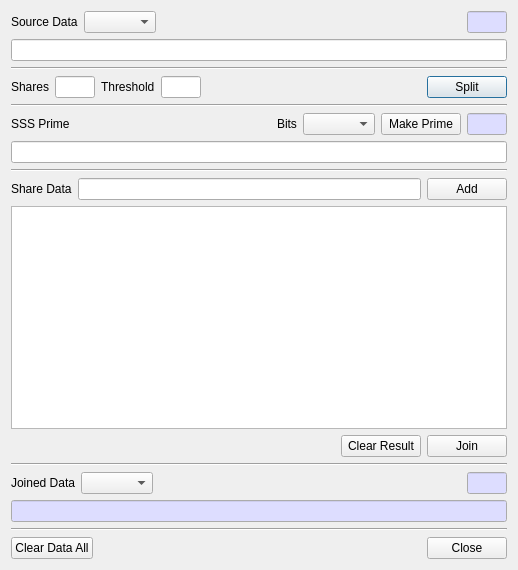
<?xml version="1.0" encoding="UTF-8"?>
<ui version="4.0">
 <class>SSSDlg</class>
 <widget class="QDialog" name="SSSDlg">
  <property name="geometry">
   <rect>
    <x>0</x>
    <y>0</y>
    <width>518</width>
    <height>570</height>
   </rect>
  </property>
  <property name="windowTitle">
   <string>Shamir Secret Sharing Scheme</string>
  </property>
  <layout class="QVBoxLayout" name="verticalLayout">
   <item>
    <layout class="QGridLayout" name="gridLayout">
     <item row="0" column="0">
      <widget class="QLabel" name="label_2">
       <property name="text">
        <string>Source Data</string>
       </property>
      </widget>
     </item>
     <item row="0" column="4">
      <spacer name="horizontalSpacer">
       <property name="orientation">
        <enum>Qt::Horizontal</enum>
       </property>
       <property name="sizeHint" stdset="0">
        <size>
         <width>40</width>
         <height>20</height>
        </size>
       </property>
      </spacer>
     </item>
     <item row="0" column="5">
      <widget class="QLineEdit" name="mSrcLenText">
       <property name="maximumSize">
        <size>
         <width>40</width>
         <height>16777215</height>
        </size>
       </property>
       <property name="palette">
        <palette>
         <active>
          <colorrole role="Base">
           <brush brushstyle="SolidPattern">
            <color alpha="255">
             <red>221</red>
             <green>221</green>
             <blue>255</blue>
            </color>
           </brush>
          </colorrole>
         </active>
         <inactive>
          <colorrole role="Base">
           <brush brushstyle="SolidPattern">
            <color alpha="255">
             <red>221</red>
             <green>221</green>
             <blue>255</blue>
            </color>
           </brush>
          </colorrole>
         </inactive>
         <disabled>
          <colorrole role="Base">
           <brush brushstyle="SolidPattern">
            <color alpha="255">
             <red>240</red>
             <green>240</green>
             <blue>240</blue>
            </color>
           </brush>
          </colorrole>
         </disabled>
        </palette>
       </property>
       <property name="readOnly">
        <bool>true</bool>
       </property>
      </widget>
     </item>
     <item row="0" column="1">
      <widget class="QComboBox" name="mSrcTypeCombo"/>
     </item>
    </layout>
   </item>
   <item>
    <widget class="QLineEdit" name="mSrcText"/>
   </item>
   <item>
    <widget class="Line" name="line_3">
     <property name="orientation">
      <enum>Qt::Horizontal</enum>
     </property>
    </widget>
   </item>
   <item>
    <layout class="QGridLayout" name="gridLayout_6">
     <property name="topMargin">
      <number>0</number>
     </property>
     <item row="0" column="1">
      <widget class="QLineEdit" name="mSharesText">
       <property name="maximumSize">
        <size>
         <width>40</width>
         <height>16777215</height>
        </size>
       </property>
      </widget>
     </item>
     <item row="0" column="5">
      <widget class="QPushButton" name="mSplitBtn">
       <property name="text">
        <string>Split</string>
       </property>
      </widget>
     </item>
     <item row="0" column="2">
      <widget class="QLabel" name="label_4">
       <property name="text">
        <string>Threshold</string>
       </property>
      </widget>
     </item>
     <item row="0" column="3">
      <widget class="QLineEdit" name="mThresholdText">
       <property name="maximumSize">
        <size>
         <width>40</width>
         <height>16777215</height>
        </size>
       </property>
      </widget>
     </item>
     <item row="0" column="0">
      <widget class="QLabel" name="label_3">
       <property name="text">
        <string>Shares</string>
       </property>
      </widget>
     </item>
     <item row="0" column="4">
      <spacer name="horizontalSpacer_2">
       <property name="orientation">
        <enum>Qt::Horizontal</enum>
       </property>
       <property name="sizeHint" stdset="0">
        <size>
         <width>40</width>
         <height>20</height>
        </size>
       </property>
      </spacer>
     </item>
    </layout>
   </item>
   <item>
    <widget class="Line" name="line_5">
     <property name="orientation">
      <enum>Qt::Horizontal</enum>
     </property>
    </widget>
   </item>
   <item>
    <layout class="QGridLayout" name="gridLayout_2">
     <property name="topMargin">
      <number>0</number>
     </property>
     <item row="0" column="1">
      <spacer name="horizontalSpacer_6">
       <property name="orientation">
        <enum>Qt::Horizontal</enum>
       </property>
       <property name="sizeHint" stdset="0">
        <size>
         <width>40</width>
         <height>20</height>
        </size>
       </property>
      </spacer>
     </item>
     <item row="0" column="3">
      <widget class="QComboBox" name="mPrimeBitsCombo"/>
     </item>
     <item row="0" column="5">
      <widget class="QLineEdit" name="mPrimeLenText">
       <property name="minimumSize">
        <size>
         <width>40</width>
         <height>0</height>
        </size>
       </property>
       <property name="maximumSize">
        <size>
         <width>40</width>
         <height>16777215</height>
        </size>
       </property>
       <property name="palette">
        <palette>
         <active>
          <colorrole role="Base">
           <brush brushstyle="SolidPattern">
            <color alpha="255">
             <red>221</red>
             <green>221</green>
             <blue>255</blue>
            </color>
           </brush>
          </colorrole>
         </active>
         <inactive>
          <colorrole role="Base">
           <brush brushstyle="SolidPattern">
            <color alpha="255">
             <red>221</red>
             <green>221</green>
             <blue>255</blue>
            </color>
           </brush>
          </colorrole>
         </inactive>
         <disabled/>
        </palette>
       </property>
       <property name="readOnly">
        <bool>true</bool>
       </property>
      </widget>
     </item>
     <item row="0" column="4">
      <widget class="QPushButton" name="mMakePrimeBtn">
       <property name="text">
        <string>Make Prime</string>
       </property>
      </widget>
     </item>
     <item row="0" column="0">
      <widget class="QLabel" name="label_6">
       <property name="text">
        <string>SSS Prime</string>
       </property>
      </widget>
     </item>
     <item row="0" column="2">
      <widget class="QLabel" name="label_7">
       <property name="text">
        <string>Bits</string>
       </property>
      </widget>
     </item>
    </layout>
   </item>
   <item>
    <layout class="QGridLayout" name="gridLayout_8">
     <property name="topMargin">
      <number>0</number>
     </property>
     <item row="0" column="0">
      <widget class="QLineEdit" name="mPrimeText">
       <property name="minimumSize">
        <size>
         <width>0</width>
         <height>0</height>
        </size>
       </property>
       <property name="maximumSize">
        <size>
         <width>16777215</width>
         <height>16777215</height>
        </size>
       </property>
       <property name="maxLength">
        <number>32767</number>
       </property>
      </widget>
     </item>
    </layout>
   </item>
   <item>
    <widget class="Line" name="line_2">
     <property name="orientation">
      <enum>Qt::Horizontal</enum>
     </property>
    </widget>
   </item>
   <item>
    <layout class="QGridLayout" name="gridLayout_3">
     <property name="topMargin">
      <number>0</number>
     </property>
     <item row="0" column="2">
      <widget class="QPushButton" name="mAddBtn">
       <property name="text">
        <string>Add</string>
       </property>
      </widget>
     </item>
     <item row="0" column="0">
      <widget class="QLabel" name="label_5">
       <property name="text">
        <string>Share Data</string>
       </property>
      </widget>
     </item>
     <item row="0" column="1">
      <widget class="QLineEdit" name="mShareText"/>
     </item>
    </layout>
   </item>
   <item>
    <widget class="QTableWidget" name="mShareTable">
     <property name="contextMenuPolicy">
      <enum>Qt::CustomContextMenu</enum>
     </property>
    </widget>
   </item>
   <item>
    <layout class="QGridLayout" name="gridLayout_7">
     <property name="topMargin">
      <number>0</number>
     </property>
     <item row="0" column="2">
      <widget class="QPushButton" name="mJoinBtn">
       <property name="text">
        <string>Join</string>
       </property>
      </widget>
     </item>
     <item row="0" column="0">
      <spacer name="horizontalSpacer_5">
       <property name="orientation">
        <enum>Qt::Horizontal</enum>
       </property>
       <property name="sizeHint" stdset="0">
        <size>
         <width>40</width>
         <height>20</height>
        </size>
       </property>
      </spacer>
     </item>
     <item row="0" column="1">
      <widget class="QPushButton" name="mClearResultBtn">
       <property name="text">
        <string>Clear Result</string>
       </property>
      </widget>
     </item>
    </layout>
   </item>
   <item>
    <widget class="Line" name="line_4">
     <property name="orientation">
      <enum>Qt::Horizontal</enum>
     </property>
    </widget>
   </item>
   <item>
    <layout class="QGridLayout" name="gridLayout_5">
     <property name="topMargin">
      <number>0</number>
     </property>
     <item row="0" column="0">
      <widget class="QLabel" name="label">
       <property name="text">
        <string>Joined Data</string>
       </property>
      </widget>
     </item>
     <item row="0" column="3">
      <widget class="QLineEdit" name="mJoinedLenText">
       <property name="maximumSize">
        <size>
         <width>40</width>
         <height>16777215</height>
        </size>
       </property>
       <property name="palette">
        <palette>
         <active>
          <colorrole role="Base">
           <brush brushstyle="SolidPattern">
            <color alpha="255">
             <red>221</red>
             <green>221</green>
             <blue>255</blue>
            </color>
           </brush>
          </colorrole>
         </active>
         <inactive>
          <colorrole role="Base">
           <brush brushstyle="SolidPattern">
            <color alpha="255">
             <red>221</red>
             <green>221</green>
             <blue>255</blue>
            </color>
           </brush>
          </colorrole>
         </inactive>
         <disabled>
          <colorrole role="Base">
           <brush brushstyle="SolidPattern">
            <color alpha="255">
             <red>240</red>
             <green>240</green>
             <blue>240</blue>
            </color>
           </brush>
          </colorrole>
         </disabled>
        </palette>
       </property>
       <property name="readOnly">
        <bool>true</bool>
       </property>
      </widget>
     </item>
     <item row="0" column="1">
      <widget class="QComboBox" name="mJoinedTypeCombo"/>
     </item>
     <item row="0" column="2">
      <spacer name="horizontalSpacer_4">
       <property name="orientation">
        <enum>Qt::Horizontal</enum>
       </property>
       <property name="sizeHint" stdset="0">
        <size>
         <width>40</width>
         <height>20</height>
        </size>
       </property>
      </spacer>
     </item>
    </layout>
   </item>
   <item>
    <widget class="QLineEdit" name="mJoinedText">
     <property name="palette">
      <palette>
       <active>
        <colorrole role="Base">
         <brush brushstyle="SolidPattern">
          <color alpha="255">
           <red>221</red>
           <green>221</green>
           <blue>255</blue>
          </color>
         </brush>
        </colorrole>
       </active>
       <inactive>
        <colorrole role="Base">
         <brush brushstyle="SolidPattern">
          <color alpha="255">
           <red>221</red>
           <green>221</green>
           <blue>255</blue>
          </color>
         </brush>
        </colorrole>
       </inactive>
       <disabled>
        <colorrole role="Base">
         <brush brushstyle="SolidPattern">
          <color alpha="255">
           <red>240</red>
           <green>240</green>
           <blue>240</blue>
          </color>
         </brush>
        </colorrole>
       </disabled>
      </palette>
     </property>
     <property name="readOnly">
      <bool>true</bool>
     </property>
    </widget>
   </item>
   <item>
    <widget class="Line" name="line">
     <property name="orientation">
      <enum>Qt::Horizontal</enum>
     </property>
    </widget>
   </item>
   <item>
    <layout class="QGridLayout" name="gridLayout_4">
     <property name="topMargin">
      <number>0</number>
     </property>
     <item row="0" column="1">
      <spacer name="horizontalSpacer_3">
       <property name="orientation">
        <enum>Qt::Horizontal</enum>
       </property>
       <property name="sizeHint" stdset="0">
        <size>
         <width>40</width>
         <height>20</height>
        </size>
       </property>
      </spacer>
     </item>
     <item row="0" column="2">
      <widget class="QPushButton" name="mCloseBtn">
       <property name="text">
        <string>Close</string>
       </property>
      </widget>
     </item>
     <item row="0" column="0">
      <widget class="QPushButton" name="mClearDataAllBtn">
       <property name="text">
        <string>Clear Data All</string>
       </property>
      </widget>
     </item>
    </layout>
   </item>
  </layout>
 </widget>
 <tabstops>
  <tabstop>mSrcTypeCombo</tabstop>
  <tabstop>mSrcLenText</tabstop>
  <tabstop>mSrcText</tabstop>
  <tabstop>mSharesText</tabstop>
  <tabstop>mThresholdText</tabstop>
  <tabstop>mSplitBtn</tabstop>
  <tabstop>mShareText</tabstop>
  <tabstop>mAddBtn</tabstop>
  <tabstop>mShareTable</tabstop>
  <tabstop>mClearResultBtn</tabstop>
  <tabstop>mJoinBtn</tabstop>
  <tabstop>mJoinedTypeCombo</tabstop>
  <tabstop>mJoinedLenText</tabstop>
  <tabstop>mJoinedText</tabstop>
  <tabstop>mClearDataAllBtn</tabstop>
  <tabstop>mCloseBtn</tabstop>
 </tabstops>
 <resources/>
 <connections/>
</ui>
